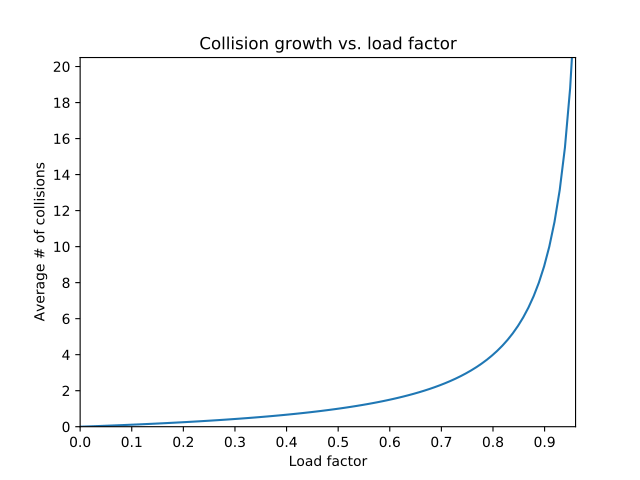

Generate this figure with Python:
import numpy as np
import matplotlib.pyplot as plt

n = np.linspace(0, 1, 100)
plt.plot(n, 1/(1-n) -1)

plt.ylim(0,20.5)
plt.xlim(0,0.96)

plt.title('Collision growth vs. load factor')
plt.xlabel('Load factor')
plt.ylabel('Average # of collisions')
plt.xticks(np.arange(0, 1, step=0.1))
plt.yticks(np.arange(0, 20.5, step=2))

plt.show()
